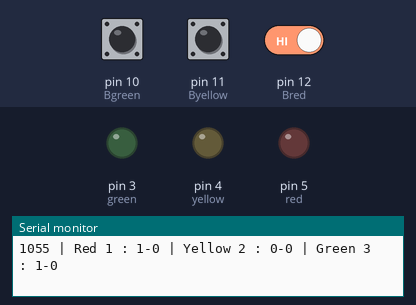
The sketch below on a simulated Arduino Uno, built with avr-gcc and run on an emulated ATmega328P. Parts: output pins drawn as LEDs (lit = HIGH), the last lines printed to the serial monitor. Dashed ring = blinking. The inputs (shaded band) are chosen by the test bench; at power-on: pin 12 (Bred) HIGH, pin 10 (Bgreen) HIGH, pin 11 (Byellow) LOW.

Above: at 1.2 s.
1.3 s: pin 12 (Bred) driven LOW
At 1.43 s:
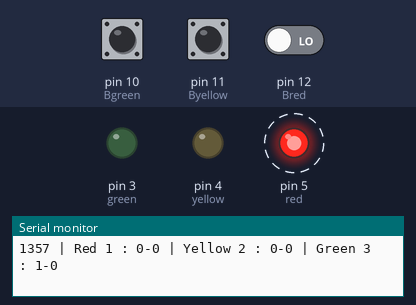
4.3 s: pin 10 (Bgreen) pulled LOW for 0.15 s
At 4.45 s:
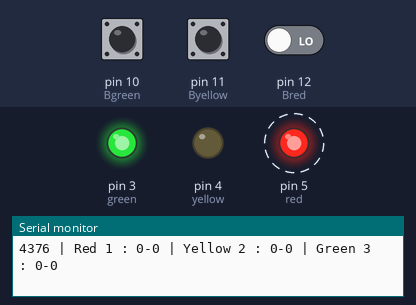
7.3 s: pin 10 (Bgreen) pulled LOW for 3.2 s
12.0 s: pin 11 (Byellow) driven HIGH and pin 12 (Bred) driven HIGH
15.0 s: pin 11 (Byellow) pulsed LOW 5 times (0.12 s each, 0.3 s apart)
At 17.0 s:
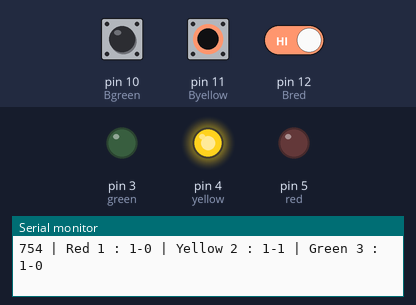
18.0 s: pin 12 (Bred) driven LOW
At 18.19 s:
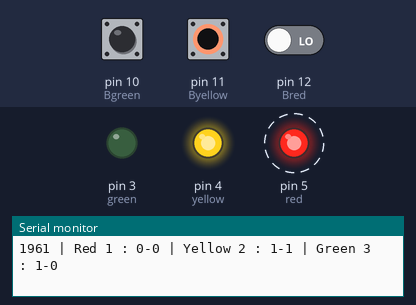
Timing chart, 0 to 22.0 s (numbered marks = the images above; inputs shaded):
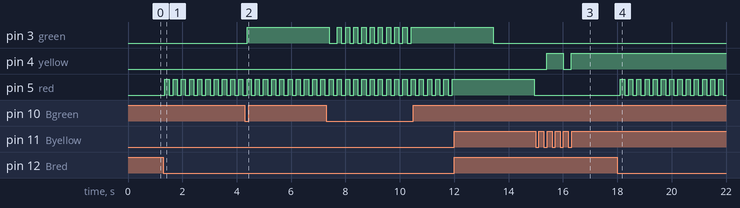

The sketch:

Assignment1_RGBlight.ino
```cpp
#define Bgreen  10    //<-right Button
#define Byellow 11
#define Bred    12
#define green   3     //<-right LED
#define yellow  4
#define red     5

bool greenstatus   = false;
bool yellowstatus  = false;
bool redstatus     = false;

long greentimer;
long yellowtimer; bool yellowbegin = false;
long redtimer;


void setup (){
  pinMode(Bgreen,INPUT_PULLUP);
  pinMode(Byellow,INPUT);
  pinMode(Bred,INPUT);
  pinMode(green,OUTPUT);
  pinMode(yellow,OUTPUT);
  pinMode(red,OUTPUT);

  digitalWrite(green,LOW);
  digitalWrite(yellow,LOW);
  digitalWrite(red,LOW);

  Serial.begin(9600);
}

void loop (){
//---------------------Monitor Debug---------------------
  Serial.print(millis()-yellowtimer); // Display millis()-yellowtimer to Debuging
  Serial.print(" | Red 1 : ");
  Serial.print(digitalRead(Bred));
  Serial.print("-");
  Serial.print(redstatus);
  Serial.print(" | Yellow 2 : ");
  Serial.print(digitalRead(Byellow));
  Serial.print("-");
  Serial.print(yellowstatus);
  Serial.print(" | Green 3 : ");
  Serial.print(digitalRead(Bgreen));
  Serial.print("-");
  Serial.println(greenstatus);
//------------------------green---------------------------//internal pullup
  if(digitalRead(Bgreen)==LOW){
    if(greenstatus==false&&redstatus==false){
      digitalWrite(green,HIGH);
      greenstatus = true;
      greentimer = millis();
    }
    else{
      digitalWrite(green,LOW);
      greenstatus = false;
    }
  }
  else{
    if(millis()-greentimer>=3000){
      digitalWrite(green,LOW);
      greenstatus = false;
    }
  }
//--------------------------yellow-------------------------//pulldown
  if(digitalRead(Byellow)==HIGH){
    if(yellowstatus==false&&redstatus==false&&greenstatus==false){
      yellowbegin = true;
      yellowtimer = millis();
    }
    /*else{
      digitalWrite(yellow,LOW);
      yellowstatus = false;
    }*/
  }
  else if(digitalRead(Byellow)==LOW && millis()-yellowtimer<=2000 && yellowbegin==true){
    if(millis()-yellowtimer<=500){
      digitalWrite(yellow,HIGH);
      yellowstatus = true;
    }
    else if(millis()-yellowtimer<=1000){
      digitalWrite(yellow,LOW);
      yellowstatus = false;
    }
    else if(millis()-yellowtimer<=1500){
      digitalWrite(yellow,HIGH);
      yellowstatus = true;
    }
    else{
      digitalWrite(yellow,LOW);
      yellowstatus = false;
    }
  }
//--------------------------red---------------------------//pullup
  if(digitalRead(Bred)==LOW){
    if(redstatus==false){
      digitalWrite(red,HIGH);
      redstatus = true;
      redtimer = millis();
    }
    else{
      digitalWrite(red,LOW);
      redstatus = false;
    }
  }
  else{
    if(millis()-redtimer>=3000){
      digitalWrite(red,LOW);
      redstatus = false;
    }
  }
//-----------------------De-bouncing------------------------
  delay(150);
}
```

Measured:
- after the input at 1.3 s, pin 5 (red): alternates HIGH for 0.15 s and LOW for 0.15 s, starting after 0.06 s
- after the input at 4.3 s, pin 3 (green): LOW → HIGH after 0.08 s
- after the input at 15.0 s, pin 4 (yellow): LOW → HIGH after 0.40 s, → LOW 0.60 s later, → HIGH 0.30 s later
- after the input at 18.0 s, pin 5 (red): alternates HIGH for 0.15 s and LOW for 0.15 s, starting after 0.12 s
